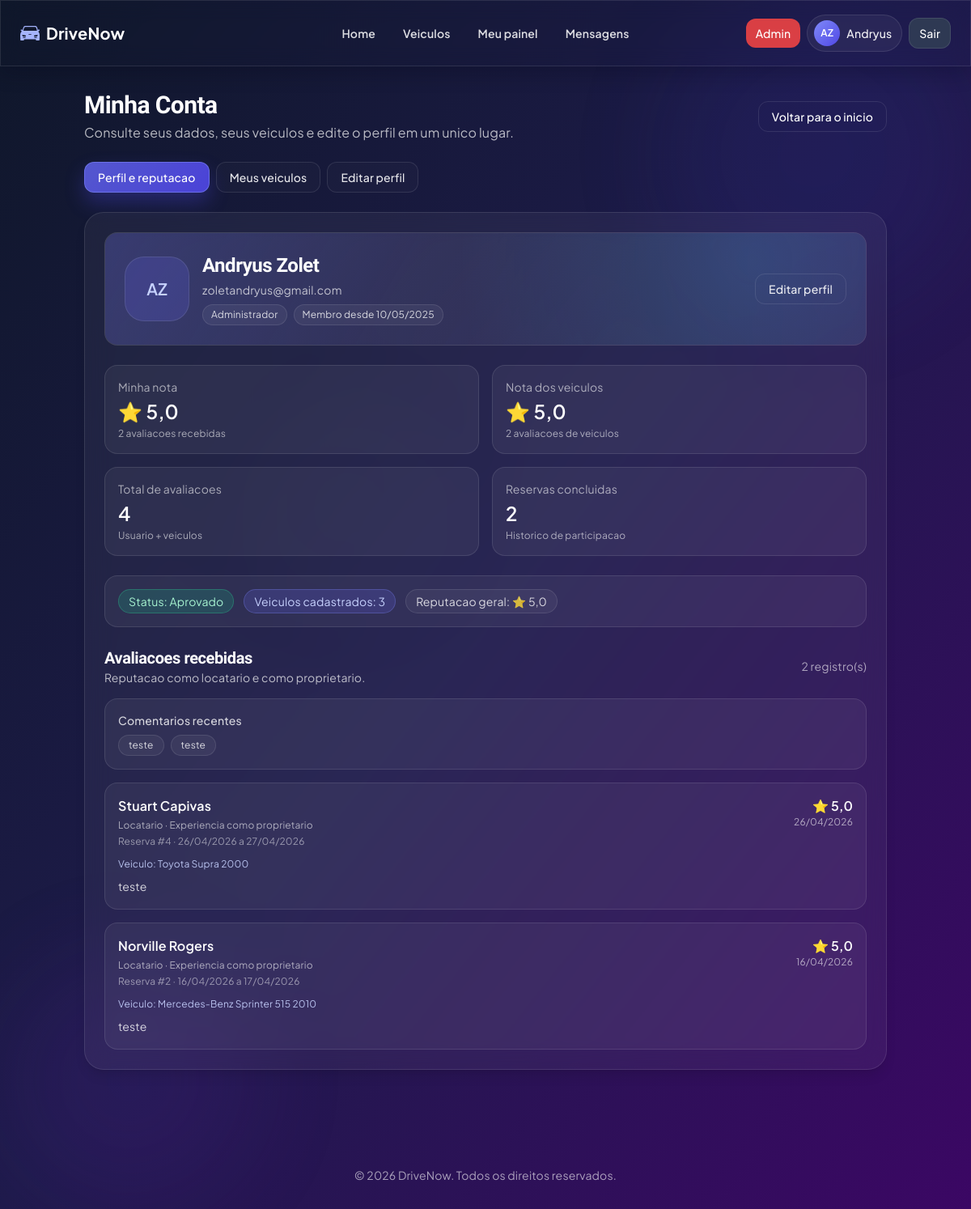
/perfil/editar.php (signed in), run on the app's committed database.
### tables this page shows
CREATE TABLE `conta_usuario` (
  `id` int(11) NOT NULL,
  `is_admin` tinyint(1) NOT NULL DEFAULT 0,
  `ativo` tinyint(1) NOT NULL DEFAULT 1,
  `primeiro_nome` varchar(50) DEFAULT NULL,
  `segundo_nome` varchar(50) DEFAULT NULL,
  `telefone` varchar(20) DEFAULT NULL,
  `e_mail` varchar(100) DEFAULT NULL,
  `senha` varchar(255) DEFAULT NULL,
  `data_de_entrada` date DEFAULT NULL,
  `foto_perfil` varchar(255) DEFAULT NULL,
  `cpf` varchar(14) DEFAULT NULL COMMENT 'CPF do usuário',
  `foto_cnh_frente` varchar(255) DEFAULT NULL COMMENT 'Caminho para foto da CNH (frente)',
  `foto_cnh_verso` varchar(255) DEFAULT NULL COMMENT 'Caminho para foto da CNH (verso)',
  `status_docs` enum('pendente','verificando','aprovado','rejeitado') NOT NULL DEFAULT 'pendente' COMMENT 'Status da verificação dos documentos',
  `data_verificacao` datetime DEFAULT NULL COMMENT 'Data da última verificação',
  `admin_verificacao` int(11) DEFAULT NULL COMMENT 'ID do admin que verificou os documentos',
  `tem_cnh` tinyint(1) NOT NULL DEFAULT 0 COMMENT 'Se o usuário possui CNH',
  `cadastro_completo` tinyint(1) NOT NULL DEFAULT 0 COMMENT 'Se o usuário completou o cadastro com documentos',
  `observacoes_docs` text DEFAULT NULL COMMENT 'Observações da verificação',
  `mensagens_nao_lidas` int(11) NOT NULL DEFAULT 0,
  `media_avaliacao_proprietario` decimal(3,1) DEFAULT NULL,
  `total_avaliacoes_proprietario` int(11) DEFAULT 0,
  `media_avaliacao_locatario` decimal(3,1) DEFAULT NULL,
  `total_avaliacoes_locatario` int(11) DEFAULT 0
);

### perfil/editar.php (the view, shortened to what the rows shown need)
<?php
require_once '../includes/auth.php';
$usuario = getUsuario();
$usuarioId = isset($usuario['id']) ? (int)$usuario['id'] : 0;
global $pdo;
$stmt = $pdo->prepare("SELECT * FROM conta_usuario WHERE id = ?");
$stmt->execute([$usuarioId]);
$docData = $stmt->fetch(PDO::FETCH_ASSOC);
$ehProprietario = false;
$donoId = null;
$veiculosPerfil = [];
$stmt = $pdo->prepare("SELECT id FROM dono WHERE conta_usuario_id = ? LIMIT 1");
$stmt->execute([$usuarioId]);
$donoInfo = $stmt->fetch(PDO::FETCH_ASSOC);
if ($donoInfo) {
    $ehProprietario = true;
    $donoId = (int)$donoInfo['id'];
    $stmt = $pdo->prepare(
        "SELECT
            v.id,
            v.veiculo_marca,
            v.veiculo_modelo,
            v.veiculo_ano,
            v.preco_diaria,
            v.disponivel,
            v.media_avaliacao,
            v.total_avaliacoes,
            cv.categoria,
            l.nome_local,
            c.cidade_nome,
            e.sigla,
            (
                SELECT i.imagem_url
                FROM imagem i
                WHERE i.veiculo_id = v.id
                ORDER BY i.imagem_ordem IS NULL, i.imagem_ordem, i.id
                LIMIT 1
            ) AS imagem_url
         FROM veiculo v
         LEFT JOIN categoria_veiculo cv ON cv.id = v.categoria_veiculo_id
         LEFT JOIN local l ON l.id = v.local_id
         LEFT JOIN cidade c ON c.id = l.cidade_id
         LEFT JOIN estado e ON e.id = c.estado_id
         WHERE v.dono_id = ?
         ORDER BY v.id DESC"
    );
    $stmt->execute([$donoId]);
    $veiculosPerfil = $stmt->fetchAll(PDO::FETCH_ASSOC);
}
$nomeCompletoUsuario = trim((string)($docData['primeiro_nome'] ?? '') . ' ' . (string)($docData['segundo_nome'] ?? ''));
$iniciaisUsuario = '';
if (!empty($docData['primeiro_nome'])) {
    $iniciaisUsuario .= strtoupper(substr((string)$docData['primeiro_nome'], 0, 1));
}
if (!empty($docData['segundo_nome'])) {
    $iniciaisUsuario .= strtoupper(substr((string)$docData['segundo_nome'], 0, 1));
}
$fotoPerfilUsuario = trim((string)($docData['foto_perfil'] ?? ''));
$resumoAvaliacaoUsuario = [
    'media' => 0.0,
    'total' => 0,
];
$resumoAvaliacaoVeiculos = [
    'media' => 0.0,
    'total' => 0,
];
$mediaReputacaoGlobal = 0.0;
try {
    $stmt = $pdo->prepare(
        "SELECT
            avaliacoes.tipo_avaliacao,
            avaliacoes.nota,
            avaliacoes.comentario,
            avaliacoes.data_avaliacao,
            avaliacoes.reserva_id,
            avaliacoes.reserva_data,
            avaliacoes.devolucao_data,
            avaliacoes.nome_avaliador,
            avaliacoes.papel_avaliador,
            avaliacoes.referencia_veiculo
         FROM (
            SELECT
                'locatario' AS tipo_avaliacao,
                al.nota,
                al.comentario,
                al.data_avaliacao,
                al.reserva_id,
                r.reserva_data,
                r.devolucao_data,
                TRIM(CONCAT(COALESCE(u.primeiro_nome, ''), ' ', COALESCE(u.segundo_nome, ''))) AS nome_avaliador,
                'Proprietario' AS papel_avaliador,
                TRIM(CONCAT(COALESCE(v.veiculo_marca, ''), ' ', COALESCE(v.veiculo_modelo, ''), ' ', COALESCE(v.veiculo_ano, ''))) AS referencia_veiculo
            FROM avaliacao_locatario al
            INNER JOIN reserva r ON r.id = al.reserva_id
            INNER JOIN conta_usuario u ON u.id = al.proprietario_id
            LEFT JOIN veiculo v ON v.id = r.veiculo_id
            WHERE al.locatario_id = ?
              AND r.status = 'finalizada'
            UNION ALL
            SELECT
                'proprietario' AS tipo_avaliacao,
                ap.nota,
                ap.comentario,
                ap.data_avaliacao,
                ap.reserva_id,
                r.reserva_data,
                r.devolucao_data,
                TRIM(CONCAT(COALESCE(u.primeiro_nome, ''), ' ', COALESCE(u.segundo_nome, ''))) AS nome_avaliador,
                'Locatario' AS papel_avaliador,
                TRIM(CONCAT(COALESCE(v.veiculo_marca, ''), ' ', COALESCE(v.veiculo_modelo, ''), ' ', COALESCE(v.veiculo_ano, ''))) AS referencia_veiculo
            FROM avaliacao_proprietario ap
            INNER JOIN reserva r ON r.id = ap.reserva_id
            INNER JOIN conta_usuario u ON u.id = ap.usuario_id
            LEFT JOIN veiculo v ON v.id = r.veiculo_id
            WHERE ap.proprietario_id = ?
              AND r.status = 'finalizada'
         ) AS avaliacoes
         ORDER BY avaliacoes.data_avaliacao DESC"
    );
    $stmt->execute([$usuarioId, $usuarioId]);
    $avaliacoesUsuarioRecebidas = $stmt->fetchAll(PDO::FETCH_ASSOC);
    $resumoAvaliacaoUsuario['total'] = count($avaliacoesUsuarioRecebidas);
    if ($resumoAvaliacaoUsuario['total'] > 0) {
        $somaAvaliacoesUsuario = 0;
        foreach ($avaliacoesUsuarioRecebidas as $avaliacaoUsuario) {
            $somaAvaliacoesUsuario += (float)($avaliacaoUsuario['nota'] ?? 0);
        }
        $resumoAvaliacaoUsuario['media'] = $somaAvaliacoesUsuario / $resumoAvaliacaoUsuario['total'];
    }
    if ($ehProprietario && $donoId !== null) {
        $stmt = $pdo->prepare(
            "SELECT
                av.veiculo_id,
                av.nota,
                av.comentario,
                av.data_avaliacao,
                av.reserva_id,
                r.reserva_data,
                r.devolucao_data,
                TRIM(CONCAT(COALESCE(u.primeiro_nome, ''), ' ', COALESCE(u.segundo_nome, ''))) AS nome_avaliador
             FROM avaliacao_veiculo av
             INNER JOIN reserva r ON r.id = av.reserva_id
             INNER JOIN conta_usuario u ON u.id = av.usuario_id
             INNER JOIN veiculo v ON v.id = av.veiculo_id
             WHERE v.dono_id = ?
               AND r.status = 'finalizada'
             ORDER BY av.data_avaliacao DESC"
        );
        $stmt->execute([$donoId]);
        $avaliacoesVeiculos = $stmt->fetchAll(PDO::FETCH_ASSOC);
        $resumoAvaliacaoVeiculos['total'] = count($avaliacoesVeiculos);
        if ($resumoAvaliacaoVeiculos['total'] > 0) {
            $somaNotasVeiculos = 0;
            foreach ($avaliacoesVeiculos as $avaliacaoVeiculo) {
                $somaNotasVeiculos += (float)($avaliacaoVeiculo['nota'] ?? 0);
            }
            if ($resumoAvaliacaoVeiculos['total'] > 0) {
                $resumoAvaliacaoVeiculos['media'] = $somaNotasVeiculos / $resumoAvaliacaoVeiculos['total'];
            }
        }
    }
} catch (PDOException $e) {
    error_log('Erro ao carregar reputacao no perfil: ' . $e->getMessage());
}
$totalAvaliacoesPerfil = (int)$resumoAvaliacaoUsuario['total'] + (int)$resumoAvaliacaoVeiculos['total'];
if ($totalAvaliacoesPerfil > 0) {
    $mediaReputacaoGlobal = (
        ($resumoAvaliacaoUsuario['media'] * $resumoAvaliacaoUsuario['total'])
        + ($resumoAvaliacaoVeiculos['media'] * $resumoAvaliacaoVeiculos['total'])
    ) / $totalAvaliacoesPerfil;
}
$statusConta = trim((string)($docData['status_docs'] ?? ''));
$nomePapel = isAdmin() ? 'Administrador' : ($ehProprietario ? 'Proprietario' : 'Locatario');
$dataCadastroConta = !empty($docData['data_de_entrada'])
    ? date('d/m/Y', strtotime((string)$docData['data_de_entrada']))
    : 'Nao informado';
$statusContaLower = strtolower($statusConta);
$statusContaLabel = ucfirst($statusContaLower);
$statusContaClass = 'bg-amber-500/20 text-amber-200 border border-amber-400/30';
if ($statusContaLower === 'aprovado') {
    $statusContaClass = 'bg-emerald-500/20 text-emerald-200 border border-emerald-400/30';
} elseif ($statusContaLower === 'rejeitado') {
    $statusContaClass = 'bg-red-500/20 text-red-200 border border-red-400/30';
}
$tabAtual = strtolower((string)($_GET['tab'] ?? 'perfil'));
$navBasePath = '../';
$navCurrent = 'perfil';
$navFixed = true;
?>
<!DOCTYPE html>
<html lang="pt-br">
<head>
    <script src="https://cdn.tailwindcss.com"></script>
    <link rel="stylesheet" href="../assets/ui-modern.css">
</head>
<body class="drivenow-modern min-h-screen bg-gradient-to-br from-slate-900 via-indigo-950 to-purple-950 text-white overflow-x-hidden">
    <?php include_once '../includes/navbar.php'; ?>
    <main class="container mx-auto px-4 pt-28 pb-8">
        <div class="max-w-6xl mx-auto">
            <div class="flex flex-col md:flex-row md:items-center md:justify-between gap-4 mb-6">
                <div>
                    <h2 class="text-2xl md:text-3xl font-bold text-white">Minha Conta</h2>
                </div>
            </div>
            <section id="sec-perfil" data-profile-section="perfil" class="section-shell mb-6 backdrop-blur-lg bg-white/5 border subtle-border rounded-3xl p-6 shadow-lg <?= $tabAtual === 'perfil' ? '' : 'hidden' ?>">
                <div class="profile-header-card rounded-2xl border subtle-border bg-white/5 p-5 md:p-6 mb-6">
                    <div class="flex flex-col md:flex-row md:items-center md:justify-between gap-4">
                        <div class="flex items-center gap-4 min-w-0">
                            <div class="h-20 w-20 rounded-3xl border subtle-border bg-indigo-500/20 text-indigo-200 flex items-center justify-center overflow-hidden text-xl font-semibold shrink-0">
                                <?php if ($fotoPerfilUsuario !== ''): ?>
                                    <img src="<?= htmlspecialchars($fotoPerfilUsuario) ?>" alt="Foto de perfil" class="w-full h-full object-cover" onerror="this.style.display='none'; this.parentElement.textContent='<?= htmlspecialchars($iniciaisUsuario) ?>';">
                                <?php else: ?>
                                    <?= htmlspecialchars($iniciaisUsuario) ?>
                                <?php endif; ?>
                            </div>
                            <div class="min-w-0">
                                <h3 class="text-xl md:text-2xl font-bold leading-tight"><?= htmlspecialchars($nomeCompletoUsuario) ?></h3>
                                <p class="text-white/70 text-sm mt-1 break-all"><?= htmlspecialchars($docData['e_mail'] ?? 'Nao informado') ?></p>
                                <div class="flex flex-wrap items-center gap-2 mt-2 text-xs">
                                    <span class="px-2.5 py-1 rounded-full border subtle-border bg-white/5 text-white/80"><?= htmlspecialchars($nomePapel) ?></span>
                                    <span class="px-2.5 py-1 rounded-full border subtle-border bg-white/5 text-white/80">Membro desde <?= htmlspecialchars($dataCadastroConta) ?></span>
                                </div>
                            </div>
                        </div>
                    </div>
                </div>
                <div class="soft-surface rounded-2xl border subtle-border bg-white/5 p-4 flex flex-wrap items-center gap-3 text-sm">
                    <span class="px-3 py-1 rounded-full <?= $statusContaClass ?>">Status: <?= htmlspecialchars($statusContaLabel) ?></span>
                    <span class="px-3 py-1 rounded-full bg-indigo-500/20 text-indigo-200 border border-indigo-400/30">Veiculos cadastrados: <?= count($veiculosPerfil) ?></span>
                    <span class="px-3 py-1 rounded-full border subtle-border bg-white/5 text-white/80">
                        Reputacao geral: <?= $totalAvaliacoesPerfil > 0 ? '⭐ ' . number_format((float)$mediaReputacaoGlobal, 1, ',', '.') : 'Sem nota ainda' ?>
                    </span>
                </div>
            </section>
        </div>
    </main>
</body>
</html>

### includes/navbar.php (shortened to what the rows shown need)
<?php
$navBasePath = $navBasePath ?? '';
$navCurrent = $navCurrent ?? '';
$navFixed = (bool)($navFixed ?? true);
$navUsuario = getUsuario();
$navLogado = estaLogado();
$navEhAdmin = $navLogado && isAdmin();
$adminDesktopClass = $navCurrent === 'admin'
    ? 'px-3 py-2 rounded-xl bg-red-500 text-white text-sm font-medium transition-colors border border-red-300/40 shadow-md'
    : 'px-3 py-2 rounded-xl bg-red-500/90 hover:bg-red-600 text-white text-sm font-medium transition-colors';
$profileUrl = $navBasePath . 'perfil/editar.php';
$adminUrl = $navBasePath . 'admin/dadmin.php';
$loginUrl = $navBasePath . 'login.php';
$cadastroUrl = $navBasePath . 'cadastro.php';
$logoutUrl = $navBasePath . 'logout.php';
$wrapperClasses = $navFixed
    ? 'fixed top-0 left-0 right-0 z-50 backdrop-blur-md bg-slate-900/72 border-b subtle-border dn-nav-shell'
    : 'backdrop-blur-md bg-white/5 border subtle-border rounded-2xl mb-8 shadow-lg overflow-hidden dn-nav-shell';
$containerClasses = $navFixed ? 'max-w-7xl mx-auto px-4 sm:px-6' : 'container mx-auto px-4';
$rowHeightClasses = $navFixed ? 'h-20' : 'h-16';
$navPrimeiroNome = trim((string)($navUsuario['primeiro_nome'] ?? ''));
$navSegundoNome = trim((string)($navUsuario['segundo_nome'] ?? ''));
$navNomeExibicao = $navPrimeiroNome !== '' ? $navPrimeiroNome : 'Perfil';
$navIniciais = '';
if ($navPrimeiroNome !== '') {
    $navIniciais .= strtoupper(substr($navPrimeiroNome, 0, 1));
}
if ($navSegundoNome !== '') {
    $navIniciais .= strtoupper(substr($navSegundoNome, 0, 1));
}
?>
<header class="<?= $wrapperClasses ?>">
    <div class="<?= $containerClasses ?>">
        <div class="<?= $rowHeightClasses ?> relative flex items-center justify-between gap-4">
            <div class="hidden md:flex items-center gap-2">
                <?php if (!$navLogado): ?>
                    <a href="<?= htmlspecialchars($loginUrl) ?>" class="btn-dn-ghost px-4 py-2 rounded-xl border subtle-border text-white/90 hover:bg-white/10 transition-colors">Login</a>
                    <a href="<?= htmlspecialchars($cadastroUrl) ?>" class="btn-dn-primary px-4 py-2 rounded-xl bg-indigo-500 hover:bg-indigo-600 text-white font-medium transition-colors">Cadastro</a>
                <?php else: ?>
                    <?php if ($navEhAdmin): ?>
                        <a href="<?= htmlspecialchars($adminUrl) ?>" class="<?= $adminDesktopClass ?>">Admin</a>
                    <?php endif; ?>
                    <a href="<?= htmlspecialchars($profileUrl) ?>" class="user-chip inline-flex items-center gap-2 px-2 py-1.5 text-white/95 transition-colors hover:bg-white/10 text-sm border subtle-border rounded-full bg-white/5">
                        <span class="user-avatar inline-flex h-8 w-8 items-center justify-center rounded-full bg-indigo-500 text-white text-xs font-semibold"><?= htmlspecialchars($navIniciais) ?></span>
                        <span class="pr-1 font-medium"><?= htmlspecialchars($navNomeExibicao) ?></span>
                    </a>
                    <a href="<?= htmlspecialchars($logoutUrl) ?>" class="btn-dn-ghost px-3 py-2 rounded-xl bg-slate-700/80 hover:bg-slate-600 text-white text-sm font-medium transition-colors border subtle-border">Sair</a>
                <?php endif; ?>
            </div>
        </div>
    </div>
</header>

### data on the page
conta_usuario: navIniciais "AZ", primeiro_nome "Andryus", iniciaisUsuario "AZ", nomeCompletoUsuario "Andryus Zolet", e_mail "zoletandryus@gmail.com", is_admin "Administrador", data_de_entrada "10/05/2025", status_docs "Aprovado"

### other printed values
$resumoAvaliacaoUsuario['media'] "5,0"
$resumoAvaliacaoUsuario['total'] "2"
$resumoAvaliacaoVeiculos['media'] "5,0"
$resumoAvaliacaoVeiculos['total'] "2"
$totalAvaliacoesPerfil "4"
$totalReservasConcluidas "2"
count($veiculosPerfil) "3"
$mediaReputacaoGlobal "5,0"
$comentarioRecente['comentario'] "teste"
$avaliacaoUsuario['papel_avaliador'] "Locatario"
$avaliacaoUsuario['reserva_id'] "4"
date('d/m/Y', strtotime((string)$avaliacaoUsuario['reserva_data'])) "26/04/2026"
date('d/m/Y', strtotime((string)$avaliacaoUsuario['devolucao_data'])) "27/04/2026"
$avaliacaoUsuario['nota'] "5,0"
date('d/m/Y', strtotime((string)$avaliacaoUsuario['data_avaliacao'])) "26/04/2026"
